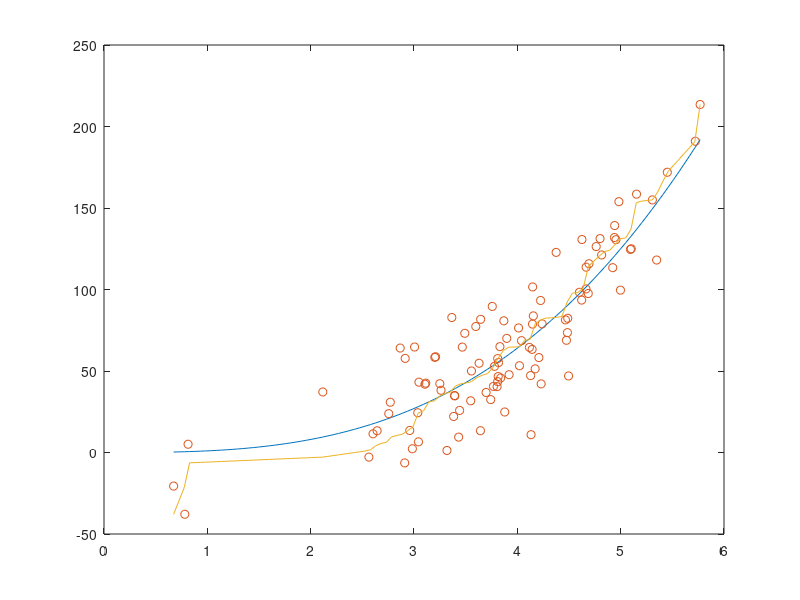

Here is the MATLAB script that generated this plot:
% ejemplo de como descubrir la relacion no lineal entre variables
% aleatorias
k = 3; % grado del polinomio
n = 100;
X = normrnd(4,1,1,n);
Y = X.^k + normrnd(0,20,1,n); % funcion transformada con ruido considerable

% encontrar las funciones asociadas
Fx = [sort(X),(0:(length(X)-1))/(length(X)-1)];
Fy = [sort(Y),(0:(length(Y)-1))/(length(Y)-1)];

% econtrar la relacion entre las variables dada una función f
t = linspace(min(X),max(X),n);
a = interp1(sort(X),(0:(length(X)-1))/(length(X)-1),t);
f = interp1((0:(length(Y)-1))/(length(Y)-1),sort(Y),a);

plot(t,t.^k)
hold on;
plot(X,Y,'o')
plot(t,f)
hold off;

